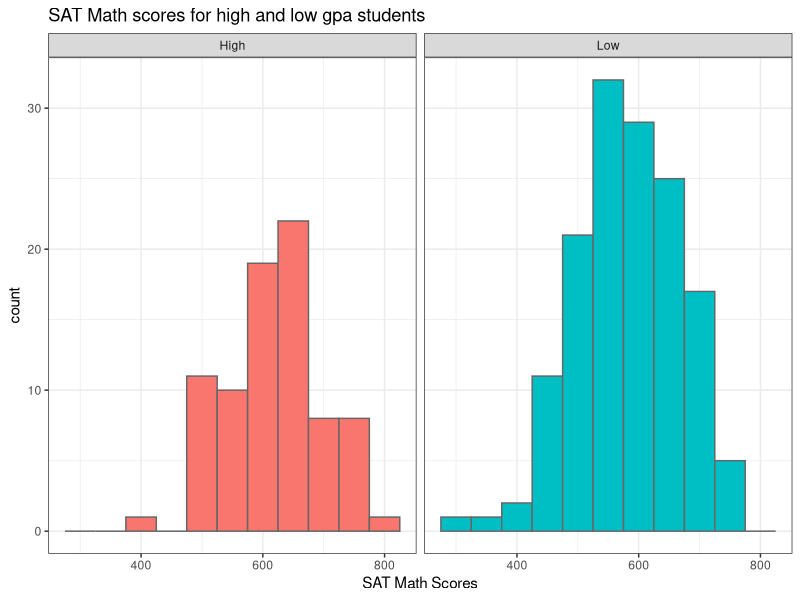
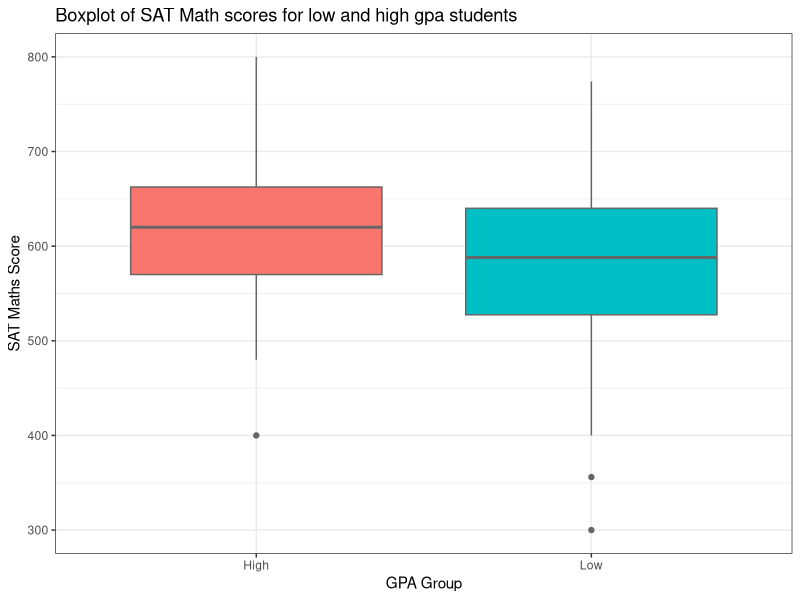

R code for these plots, in order:
## ---- chunk 1
# function to load required packages
ipak <- function(pkg){
  new.pkg <- pkg[!(pkg %in% installed.packages()[, "Package"])]
  if(length(new.pkg)) install.packages(new.pkg, dependencies = TRUE)
  sapply(pkg, require, character.only = TRUE)
}

packages <- c("ggplot2", "data.table")
ipak(packages); rm(ipak); rm(packages)

## ---- chunk 2
mo <- 0.8*(1) + 0.2*(0.8)
va <- sqrt(0.8) * 0.1^2 + sqrt(0.2) * 0.12^2 + 2 * 0.8 * 0.2 * 0.1 * sqrt(0.1 + 0.12)
## ---- chunk 3
# import data
stud <- read.table("data/CSDATA.txt", header = T)
stud$gpaGroup <- ifelse(stud$GPA > 3, yes = "High", no = "Low")

# split into low and high
high <- stud[stud$gpaGroup == "High", ]
low <- stud[ stud$gpaGroup == "Low",]

# custom summary function to include sd
mysum <- function(vector) {
     s <- numeric(7)
     names(s) <- c("sample mean", "sample SD", "min", "median", 
                   "max", "1st quartile","3rd quartile") 
     s[c(1,3,4,5,6,7)] <- summary(vector)[c(4, 1, 3, 6, 2, 5)]
     s[2] <- round(sd(vector), digits = 1)
     return(s)
}
## ---- chunk 4
mysum(high$SATM)
## ---- chunk 5
mysum(low$SATM)
## ---- chunk 6
stud$gpaGroup <- factor(stud$gpaGroup)

ggplot(stud) + 
     geom_histogram(aes(SATM, fill = gpaGroup), binwidth = 50, color = "grey40") +
     theme_bw() +
     facet_wrap(~gpaGroup) + 
     theme(legend.position = "none") +  
     ggtitle("SAT Math scores for high and low gpa students") + 
     labs(x = "SAT Math Scores")


ggplot(stud, aes(x = gpaGroup, y = SATM)) +
     geom_boxplot(aes(fill = gpaGroup), color = "grey40") + 
     theme_bw() +
     theme(legend.position = "none") + 
     ggtitle("Boxplot of SAT Math scores for low and high gpa students")+ 
     labs(x = "GPA Group", y ="SAT Maths Score")
## ---- chunk 7
mm <- median(stud$SATM)
